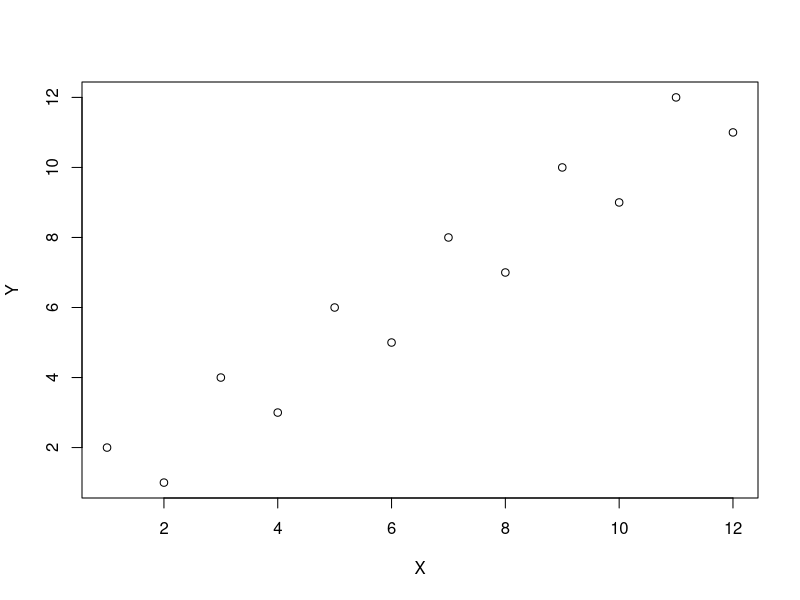

This chart was generated by the following R code: (Note: this script raises an error after producing the figure.)
# spearman vs. pearson
#spearman is often called a non-parametric correlation
#spearman correlation is simply the Pearson Product Moment correlation of rank transformed data

length.cm<-c(64,69,71,67,63,62,66,60,65,68)
weight.g<-c(130,148,180,175,121,127,141,118,120,159)

cor.test(length.cm,weight.g,method="spearman")
cor.test(rank(length.cm),rank(weight.g),method="pearson")


#Kendall Tau
# = (C-D)/(C+D)
# Concordance is the number of rankings that are above the focal ranking (the second column)
X<-c(1,2,3,4,5,6,7,8,9,10,11,12)
Y<-c(2,1,4,3,6,5,8,7,10,9,12,11)
plot(X,Y)
dat<-cbind(X,Y);colnames(dat)<-c("Jim's","yours")# for 1, there are 10 rankings higher than 2  for 2, there are 10 rankings higher than 1  for 4, there are 8 rankings higher and so on...
# C<-c(10,10,8,8,6,6,4,4,2,2,0,NA)# add NA for showing cbind dat
# D<-c(1,0,1,0,1,0,1,0,1,0,1,NA)
# cbind(dat,C,D)
(tau<-(sum(C)-sum(D))/(sum(C)+sum(D)))

cor(X,Y,method="kendall")
cor(X,Y,method="spearman")

Y<-c(12,1,2,3,4,5,6,7,8,9,10,11)
dat<-cbind(X,Y);colnames(dat)<-c("Jim's","yours")# 
plot(X,Y)
cor(X,Y,method="kendall")
cor(X,Y,method="spearman")